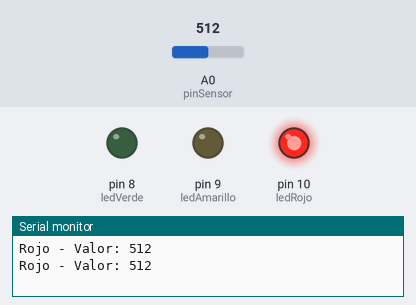
Bench run of a sketch on a simulated Arduino Uno, built with avr-gcc and run on an emulated ATmega328P. Shown: output pins drawn as LEDs (lit = HIGH), the last lines printed to the serial monitor. Inputs (shaded band) come from the test bench; at power-on: A0 (pinSensor) = 512.

Above: at 1.8 s.
1.9 s: A0 (pinSensor) set to 315
3.4 s: A0 (pinSensor) set to 292
At 5.0 s:
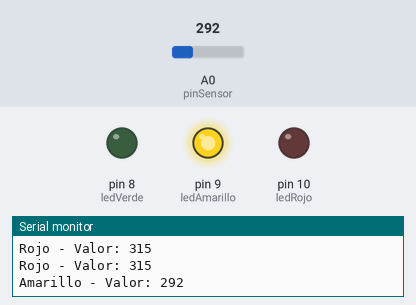
5.5 s: A0 (pinSensor) set to 264
7.2 s: A0 (pinSensor) set to 242
At 9.2 s:
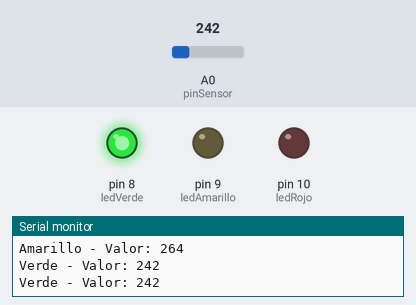
9.5 s: A0 (pinSensor) set to 260
At 10.8 s:
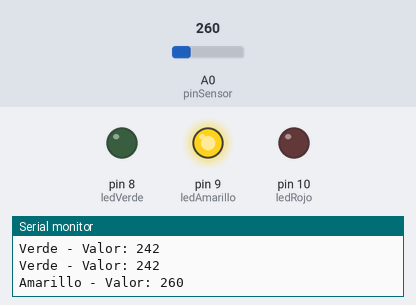
11.5 s: A0 (pinSensor) set to 240
At 12.4 s:
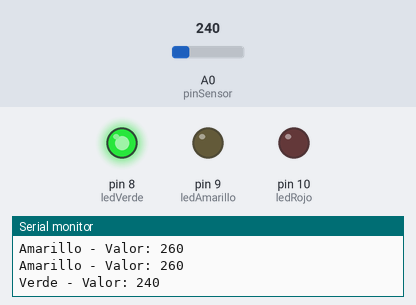
Timing chart, 0 to 14.5 s (numbered marks = the images above; inputs shaded):
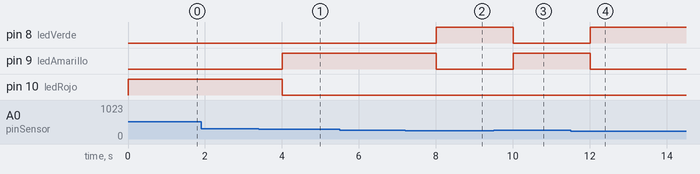

The sketch:

SensorDeAgua_Semaforo.ino
```cpp
int pinSensor = A0;
int valorSensor = 0;

// Pines de los LEDs
int ledVerde = 8;
int ledAmarillo = 9;
int ledRojo = 10;

void setup() {
  Serial.begin(9600);

  pinMode(ledVerde, OUTPUT);
  pinMode(ledAmarillo, OUTPUT);
  pinMode(ledRojo, OUTPUT);
}

void loop() {
  valorSensor = analogRead(pinSensor);

  if (valorSensor < 250) {
    // Encender VERDE
    digitalWrite(ledVerde, HIGH);
    digitalWrite(ledAmarillo, LOW);
    digitalWrite(ledRojo, LOW);
    Serial.print("Verde - Valor: ");
  }
  else if (valorSensor < 300) {
    // Encender AMARILLO
    digitalWrite(ledVerde, LOW);
    digitalWrite(ledAmarillo, HIGH);
    digitalWrite(ledRojo, LOW);
    Serial.print("Amarillo - Valor: ");
  }
  else {
    // Encender ROJO
    digitalWrite(ledVerde, LOW);
    digitalWrite(ledAmarillo, LOW);
    digitalWrite(ledRojo, HIGH);
    Serial.print("Rojo - Valor: ");
  }

  Serial.println(valorSensor);
  delay(1000);
}
```

Measured:
- the behaviour switches between 300 and 299 on A0 (pinSensor) (found by bisection; images 0 and 1)
- the behaviour switches between 250 and 249 on A0 (pinSensor) (found by bisection; images 1 and 2)
- after the input at 3.4 s, pin 9 (ledAmarillo): LOW → HIGH after 0.60 s; pin 10 (ledRojo): HIGH → LOW after 0.60 s
- after the input at 7.2 s, pin 8 (ledVerde): LOW → HIGH after 0.80 s; pin 9 (ledAmarillo): HIGH → LOW after 0.80 s
- after the input at 9.5 s, pin 8 (ledVerde): HIGH → LOW after 0.50 s; pin 9 (ledAmarillo): LOW → HIGH after 0.50 s
- after the input at 11.5 s, pin 8 (ledVerde): LOW → HIGH after 0.51 s; pin 9 (ledAmarillo): HIGH → LOW after 0.51 s
